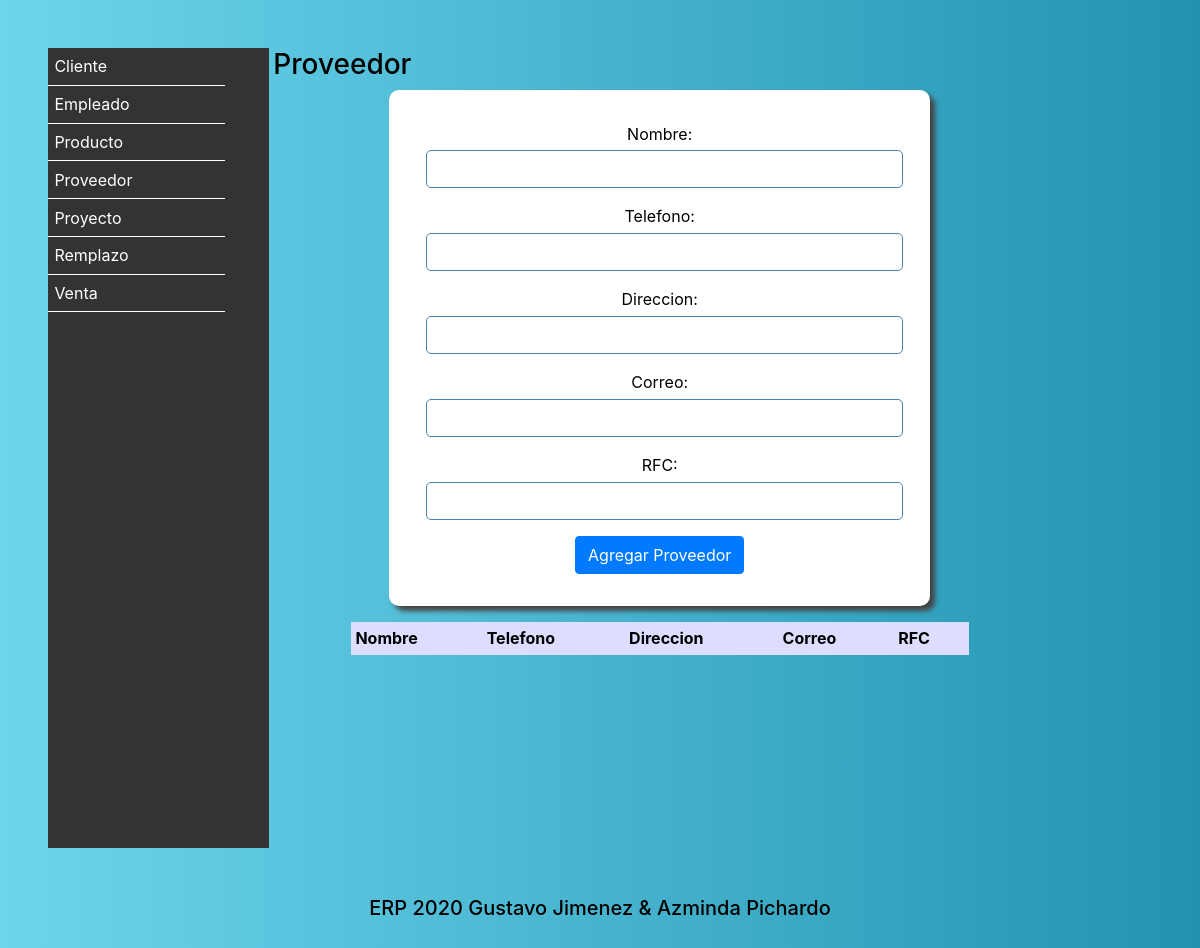
The page /Proveedor/ on the database as committed earlier.
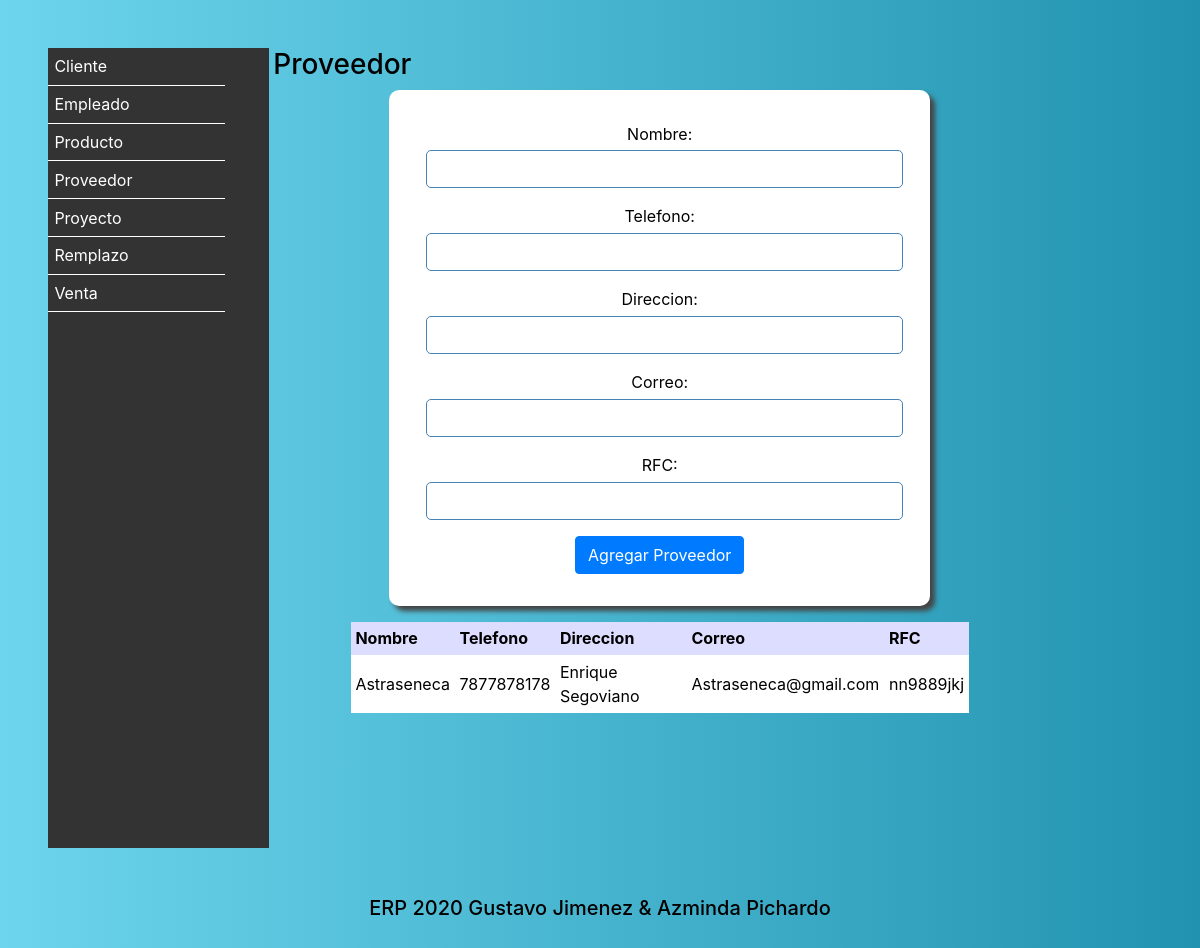
The same page on the database as committed later.
### Vistas/models.py (models this page shows, shortened)
class Proveedor (models.Model):
    Nombre = models.CharField(max_length=50)
    Telefono = models.IntegerField(default=0)
    Direccion = models.CharField(max_length=50)
    Correo = models.CharField(max_length=30)
    Rfc = models.CharField(max_length=30)
    class Meta:
        verbose_name = 'Proveedor'
        verbose_name_plural = 'Proveedores'
        ordering = ['Nombre']

### Vistas/views.py (the view)
# urls.py: path('Proveedor/',views.MenuProveedor),
def MenuProveedor(request):
    if request.POST:
        objeto = Proveedor()
        objeto.Nombre = request.POST["Nombre"]
        objeto.Telefono = request.POST["Telefono"]
        objeto.Direccion = request.POST["Direccion"]
        objeto.Correo = request.POST["Correo"]
        objeto.Rfc = request.POST["Rfc"]
        objeto.save()
        proveedores = Proveedor.objects.all()
        return render(request,"Proveedor.html",{"agregado":"si","proveedores":proveedores})
    else:
        proveedores = Proveedor.objects.all()
        return render(request,"Proveedor.html",{"proveedores":proveedores})

### Vistas/Templates/Proveedor.html (shortened to what this page needs)
<!DOCTYPE html>
<html lang="es">
  <head>
    {% include "Encabezado.html" %}
  </head>
  <body>
      {% include "menu.html" %}
<section>
      <h3>Proveedor</h3>
      <form class="" method="post">
      <div class="form-group">
      Nombre:<input type="text" name="Nombre" class="form-control">
      </div>
      <div class="form-group">
      Telefono: <input type="tel" name="Telefono" class="form-control">
      </div>
      <div class="form-group">
      Direccion: <input type="text" name="Direccion" class="form-control">
      </div>
      <div class="form-group">
      Correo: <input type="email" name="Correo"class="form-control">
      </div>
      <div class="form-group">
      RFC: <input type="text" name="Rfc" class="form-control">
      </div>
      <button type="submit" class="btn btn-primary">Agregar Proveedor</button>
      </form>
  <table>
    <tr>
      <th>Nombre</th>
      <th>Telefono</th>
      <th>Direccion</th>
      <th>Correo</th>
      <th>RFC</th>
    </tr>
  {% for fila in proveedores %}
    <tr>
      <td>{{ fila.Nombre}}</td>
      <td>{{ fila.Telefono}}</td>
      <td>{{ fila.Direccion}}</td>
      <td>{{ fila.Correo}}</td>
      <td>{{ fila.Rfc}}</td>
    </tr>
  {% endfor %}
  </table>
</section>
  {% include "Pie.html" %}
  </body>
</html>

Rows that differ between the two databases and show on the page:
added Proveedor: Nombre "Astraseneca", Telefono "7877878178", Direccion "Enrique Segoviano", Correo "Astraseneca@gmail.com", Rfc "nn9889jkj"
